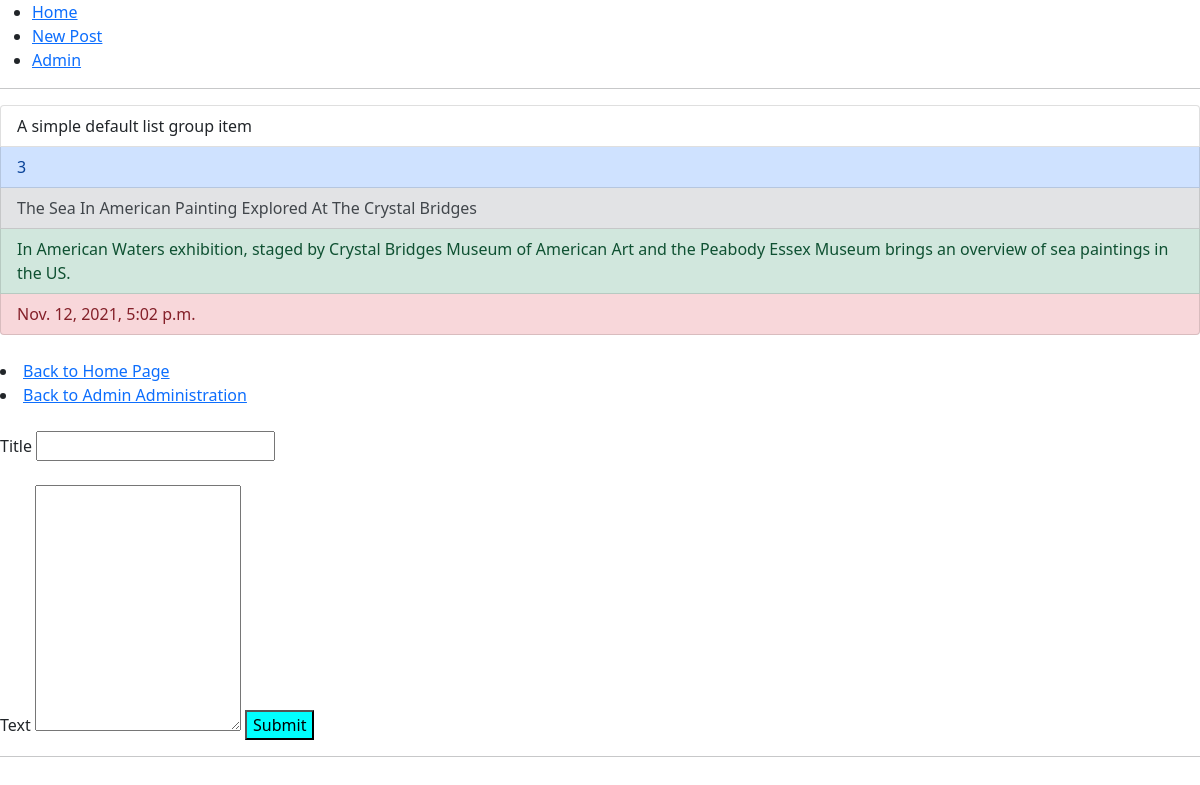
Screenshot of /details/3 with the database file from the repository.
### myapp/models.py (models this page shows, shortened)
class Posts(models.Model):
    title   = models.CharField(max_length=200)
    text    = models.TextField()
    created = models.DateTimeField(default=datetime.now)
    class Meta:
        verbose_name_plural = "Posts"    #ovo smo hardkodovali da nam u adminu pise posts posto django sam dodaje s

### myapp/views.py (the view)
# urls.py: path('details/<int:id>', views.details, name = "details"),
def details(request, id):
    one_result = Posts.objects.get(id=id)
    one_post = {"one_result" : one_result}
    return render(request, 'details.html', one_post)

### myapp/templates/details.html
{% extends 'base.html' %}
{% block details %}
<ul class="list-group">
    <li class="list-group-item">A simple default list group item</li>
    <li class="list-group-item list-group-item-primary">{{ one_result.id }}</li>
    <li class="list-group-item list-group-item-secondary">{{ one_result.title }}</li>
    <li class="list-group-item list-group-item-success">{{ one_result.text }}</li>
    <li class="list-group-item list-group-item-danger">{{ one_result.created }}</li>
  </ul>
<br>
  <li><a href="{% url 'home_page' %}">Back to Home Page</a></li>
  <li><a href="{% url 'admin'%}">Back to Admin Administration</a></li>
<br>
{% endblock %}

### rows the page displays
Posts: id "3", title "The Sea In American Painting Explored At The Crystal Bridges", text "In American Waters exhibition, staged by Crystal Bridges Museum of American Art and the Peabody Essex Museum brings an overview of sea paintings in the US.", created "Nov. 12, 2021, 5:02 p.m."
